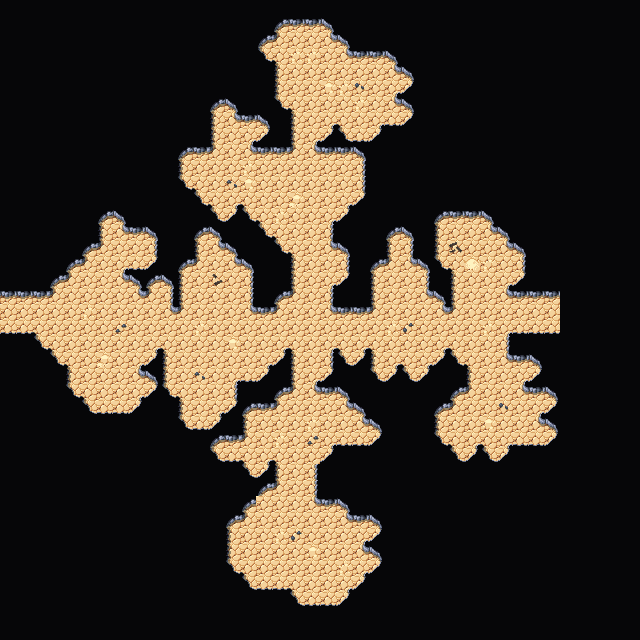

A level layout from a 2D game, rendered from its tile map. Below: a short description, then the map file with tile-grid data replaced by summaries:
An orthogonal 40x40 tile map with 16x16 px tiles, 4 tile layers (Collision, Background, Walls, Clutter), 2 tilesets and 2 objects.

<map version="1.5" tiledversion="1.7.2" orientation="orthogonal" renderorder="right-down" width="40" height="40" tilewidth="16" tileheight="16" infinite="0" nextlayerid="7" nextobjectid="62">
 <editorsettings>
  <export target="wastetown..tmx" format="tmx" />
 </editorsettings>
 <tileset firstgid="1" source="../../../tileset/main.tsx" />
 <tileset firstgid="3477" source="../../../tileset/buildings.tsx" />
 <layer id="6" name="Collision" width="40" height="40">
  <data>[1600 cells, 0 non-empty, 0 distinct tile ids]</data>
 </layer>
 <layer id="1" name="Background" width="40" height="40">
  <data>[1600 cells, 1600 non-empty, 1 distinct tile ids]</data>
 </layer>
 <layer id="2" name="Walls" width="40" height="40">
  <data>[1600 cells, 1362 non-empty, 19 distinct tile ids]</data>
 </layer>
 <layer id="3" name="Clutter" width="40" height="40">
  <properties>
   <property name="spriteLayer" type="bool" value="true" />
  </properties>
  <data>[1600 cells, 29 non-empty, 10 distinct tile ids]</data>
 </layer>
 <objectgroup id="4" name="Objects">
  <object id="59" template="../../../obj/door_right.tx" x="0.66667" y="320.333">
   <properties>
    <property name="teleport" value="../common/maps/map/cave/cave_multilevel_4/cave_23D8.tmx" />
    <property name="teleportObjectId" value="63" />
   </properties>
  </object>
  <object id="60" template="../../../obj/door_left.tx" x="542" y="322">
   <properties>
    <property name="teleport" value="../common/maps/map/cave/cave_multilevel_4/cave_23D10.tmx" />
    <property name="teleportObjectId" value="59" />
   </properties>
  </object>
 </objectgroup>
</map>
